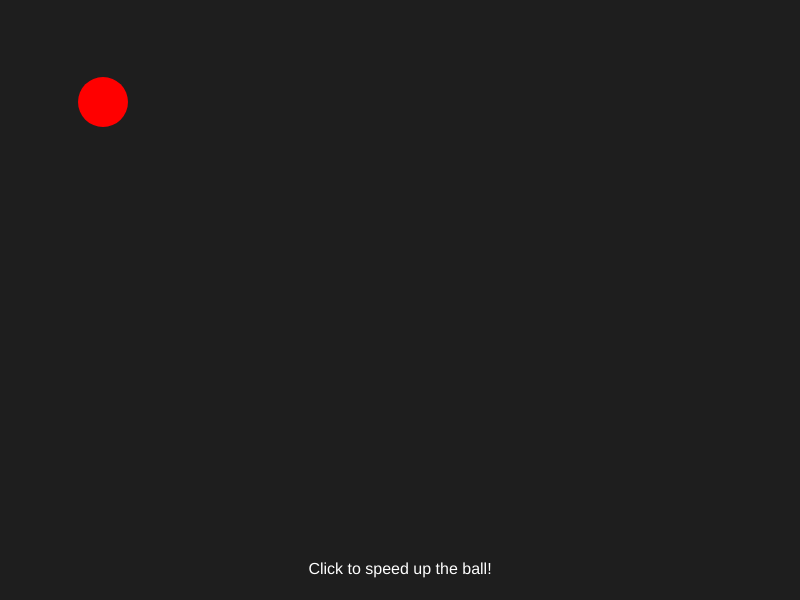
Frame 1 (no input)
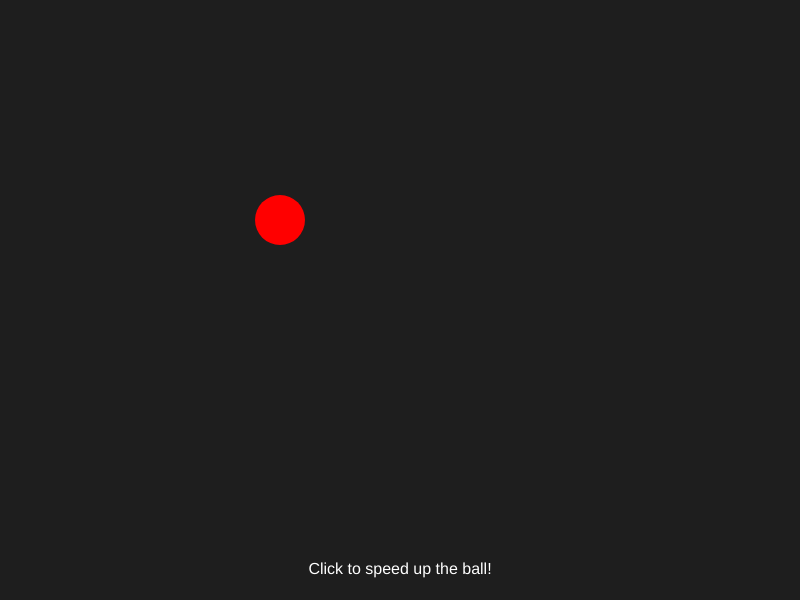
Frame 60 (no input)
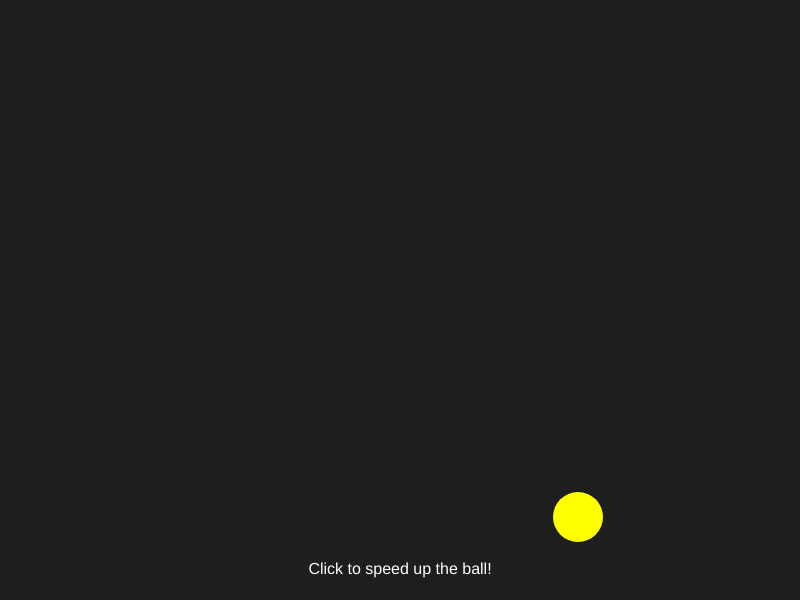
Frame 120 (the mouse pressed at the canvas centre since frame 60)

The p5.js sketch that drew these frames (run headless with seeded random() and noise() and a simulated clock; from frame 60 on, the mouse is pressed at the canvas centre):

// p5.js sketch
// ── sketch.js
// p5.js sketch
let ball = {
  x: 100,
  y: 100,
  xSpeed: 3,
  ySpeed: 2,
  size: 50,
  color: [255, 0, 0]
};

function setup() {
  createCanvas(800, 600);
}

function draw() {
  background(30);

  // Ball movement
  ball.x += ball.xSpeed;
  ball.y += ball.ySpeed;

  // Ball color changes based on position
  if (ball.x < width / 2 && ball.y < height / 2) {
    ball.color = [255, 0, 0]; // Red in top-left quadrant
  } else if (ball.x >= width / 2 && ball.y < height / 2) {
    ball.color = [0, 255, 0]; // Green in top-right quadrant
  } else if (ball.x < width / 2 && ball.y >= height / 2) {
    ball.color = [0, 0, 255]; // Blue in bottom-left quadrant
  } else {
    ball.color = [255, 255, 0]; // Yellow in bottom-right quadrant
  }

  // Change direction on wall collision
  if (ball.x <= 0 || ball.x >= width) {
    ball.xSpeed *= -1;
  }
  if (ball.y <= 0 || ball.y >= height) {
    ball.ySpeed *= -1;
  }

  // Interaction: speed up ball if mouse is pressed
  if (mouseIsPressed) {
    ball.xSpeed = ball.xSpeed > 0 ? 5 : -5;
    ball.ySpeed = ball.ySpeed > 0 ? 5 : -5;
  } else {
    ball.xSpeed = ball.xSpeed > 0 ? 3 : -3;
    ball.ySpeed = ball.ySpeed > 0 ? 2 : -2;
  }

  // Draw ball
  fill(ball.color);
  noStroke();
  ellipse(ball.x, ball.y, ball.size);

  // Display instructions
  fill(255);
  textSize(16);
  textAlign(CENTER, CENTER);
  text("Click to speed up the ball!", width / 2, height - 30);
}
